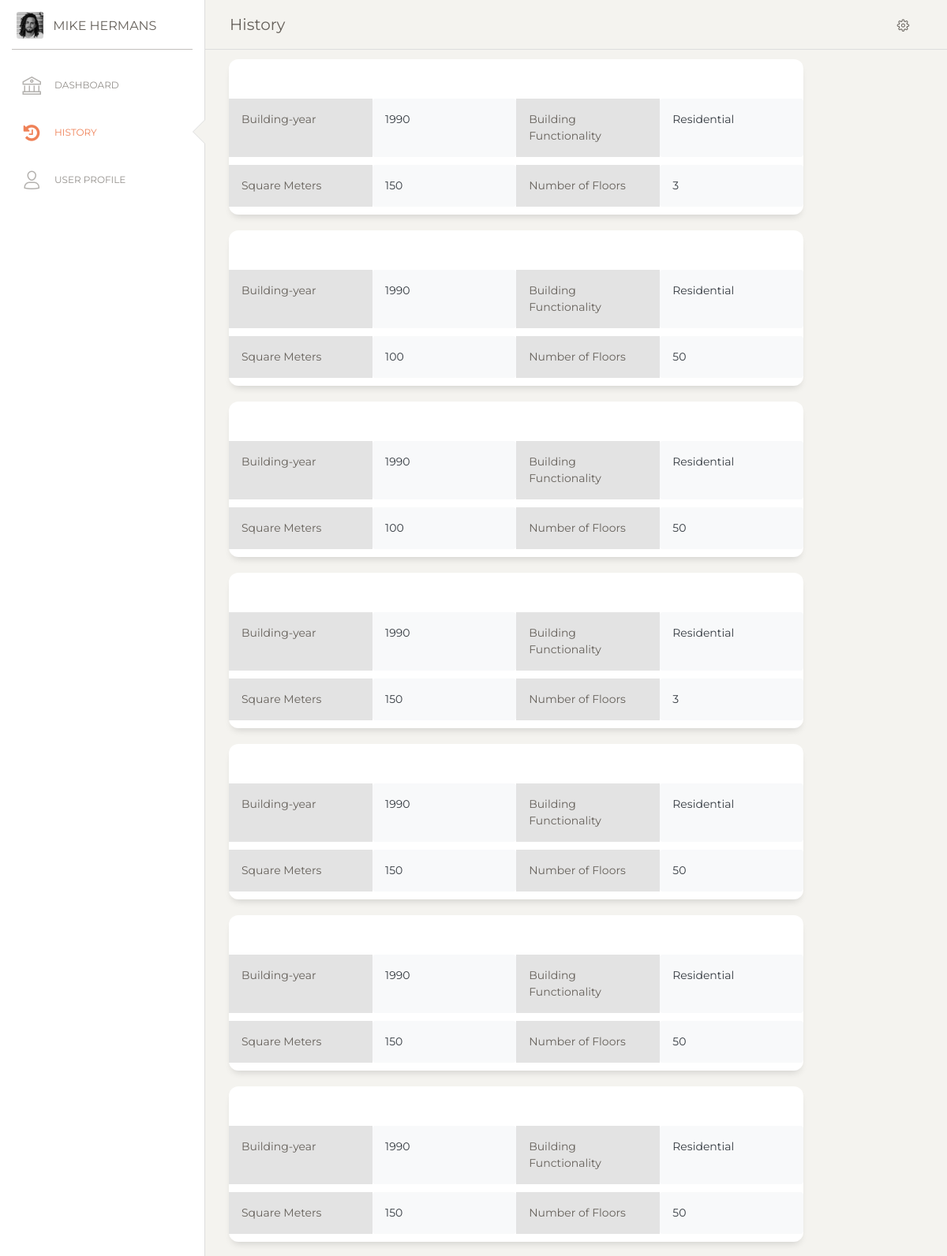
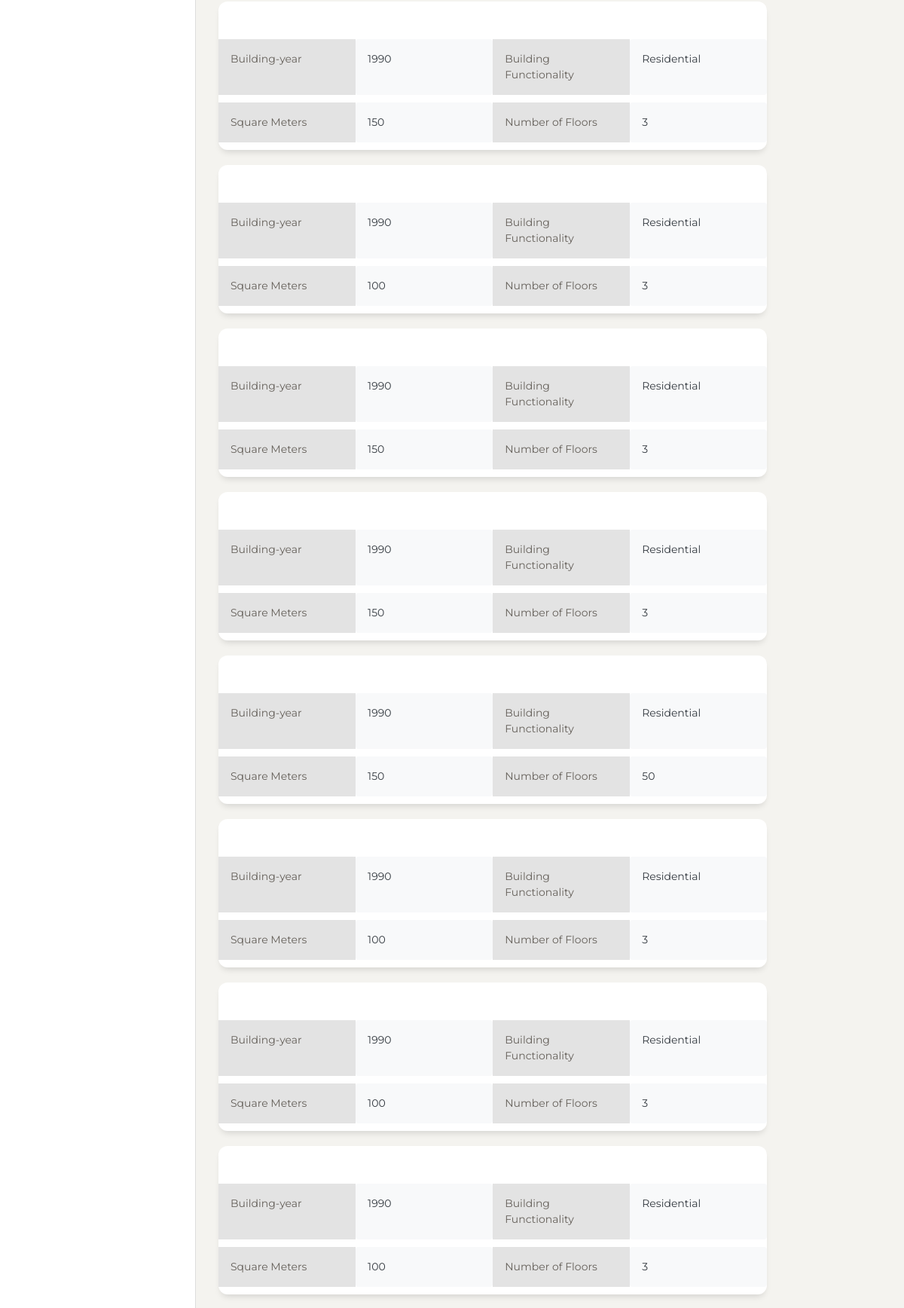
The app's page /history (upper part) with its own data (2 pictures, top to bottom).
### app/models.py (models this page shows, shortened)
class Building(db.Model):
    __tablename__ = "Building"
    id                      = db.Column(db.Integer, primary_key=True)
    building_year           = db.Column(db.Integer)
    building_functionality  = db.Column(db.String(120))
    square_meters           = db.Column(db.Float)
    number_floors           = db.Column(db.Integer)

### app/routes.py (the view)
@app.route('/history')
def history():
    buildings = Building.query.order_by(Building.id.desc())
    print(buildings)
    return render_template('history.html', buildings=buildings)

### app/templates/history.html (shortened to what this page needs)
<!DOCTYPE html>
<html lang="en">
<head>
  <link href="https://maxcdn.bootstrapcdn.com/font-awesome/latest/css/font-awesome.min.css" rel="stylesheet">
   <link href= "{{ url_for('static',filename='Front_end/Dashboard/assets/css/bootstrap.min.css') }}" rel= "stylesheet" >
   <link href= "{{ url_for('static',filename='Front_end/Dashboard/assets/css/paper-dashboard.css') }}" rel= "stylesheet" >
</head>
<body class="">
  <div class="wrapper ">
    <div class="sidebar" data-color="white" data-active-color="danger">
      <div class="logo">
        <a class="simple-text logo-mini">
          <div class="logo-image-small">
            <img src="static/Front_end/Dashboard/assets/img/mike.jpg">
          </div>
        </a>
        <a class="simple-text logo-normal">
			Mike Hermans
        </a>
      </div>
	 <div class="sidebar-wrapper">
        <ul class="nav">
          <li>
            <a href="dashboard">
              <i class="nc-icon nc-bank"></i>
              <p>Dashboard</p>
            </a>
          </li>
          <li class="active ">
            <a href="">
              <i class="fa fa-history"></i>
              <p>History</p>
            </a>
          </li>
          <li>
            <a href="">
              <i class="nc-icon nc-single-02"></i>
              <p>User Profile</p>
            </a>
          </li>
        </ul>
      </div>
    </div>
    <div class="main-panel">
      <nav class="navbar navbar-expand-lg navbar-absolute fixed-top navbar-transparent">
        <div class="container-fluid">
          <div class="navbar-wrapper">
            <a class="navbar-brand" href="#pablo">History</a>
          </div>
          <div class="collapse navbar-collapse justify-content-end" id="navigation">
            <ul class="navbar-nav">
              <li class="nav-item">
                <a class="nav-link btn-rotate">
                  <i class="nc-icon nc-settings-gear-65"></i>
                </a>
              </li>
            </ul>
          </div>
        </div>
      </nav>
      <div class="content">
        <div class="row">
        {% for building in buildings %}
          <div class="col-md-10">
            <div class="card ">
              <div class="card-header ">
                </div>
                  <div class="card-body ">
							      <div class="row" style="margin-top:10px">
    									<div class="p-3 col-md-3" style="background-color: #e3e3e3; color: #66615B">Building-year</div>
											<div class="p-3 bg-light text-dark rounded col-md-3">{{ building.building_year }}</div>
											<div class="p-3 col-md-3" style="background-color: #e3e3e3; color: #66615B">Building Functionality</div>
											<div class="p-3 bg-light text-dark rounded col-md-3">{{ building.building_functionality }}</div>
							      </div>
							      <div class="row" style="margin-top:10px">
    								  <div class="p-3 col-md-3" style="background-color: #e3e3e3; color: #66615B">Square Meters</div>
											<div class="p-3 bg-light text-dark rounded col-md-3">{{ building.square_meters }}</div>
											<div class="p-3 col-md-3" style="background-color: #e3e3e3; color: #66615B">Number of Floors</div>
											<div class="p-3 bg-light text-dark rounded col-md-3">{{ building.number_floors }}</div>
							      </div>
                  </div>
                </div>
              </div>
			    {% endfor %}
            </div>
	  </div>
  </div>
</body>
</html>

### records on screen
Building: building_year "1990", building_functionality "Residential", square_meters "150", number_floors "3"
Building: building_year "1990", building_functionality "Residential", square_meters "100", number_floors "50"
Building: building_year "1990", building_functionality "Residential", square_meters "100", number_floors "50"
Building: building_year "1990", building_functionality "Residential", square_meters "150", number_floors "3"
Building: building_year "1990", building_functionality "Residential", square_meters "150", number_floors "50"
Building: building_year "1990", building_functionality "Residential", square_meters "150", number_floors "50"
Building: building_year "1990", building_functionality "Residential", square_meters "150", number_floors "50"
Building: building_year "1990", building_functionality "Residential", square_meters "150", number_floors "3"
Building: building_year "1990", building_functionality "Residential", square_meters "100", number_floors "3"
Building: building_year "1990", building_functionality "Residential", square_meters "150", number_floors "3"
Building: building_year "1990", building_functionality "Residential", square_meters "150", number_floors "3"
Building: building_year "1990", building_functionality "Residential", square_meters "150", number_floors "50"
Building: building_year "1990", building_functionality "Residential", square_meters "100", number_floors "3"
Building: building_year "1990", building_functionality "Residential", square_meters "100", number_floors "3"
Building: building_year "1990", building_functionality "Residential", square_meters "100", number_floors "3"
